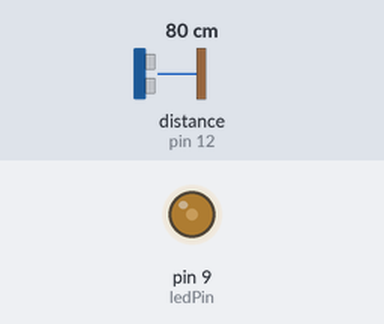
Bench run of a sketch on a simulated Arduino Uno, built with avr-gcc and run on an emulated ATmega328P. Shown: output pins drawn as LEDs (lit = HIGH). The test bench sets the inputs (shaded band); at power-on: distance to the obstacle (sensor on pin 12) 80 cm. The echo pulse lasts 58.3 µs per cm; pins used as bus, display or sensor lines are not drawn.

Above: at 1.2 s.
1.3 s: distance to the obstacle (sensor on pin 12) set to 2 cm
At 2.5 s:
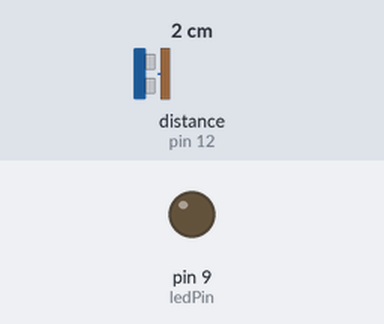
2.8 s: distance to the obstacle (sensor on pin 12) set to 6 cm
At 4.0 s:
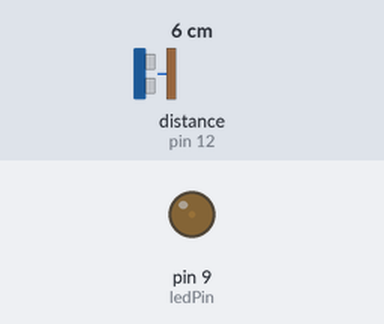
4.3 s: distance to the obstacle (sensor on pin 12) set to 250 cm
At 5.3 s:
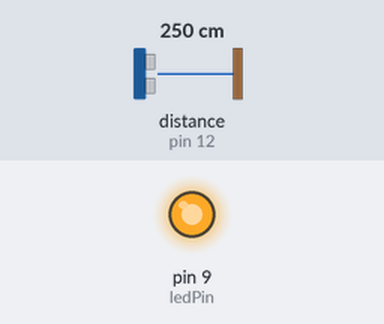
5.9 s: distance to the obstacle (sensor on pin 12) set to 4 cm
At 6.5 s:
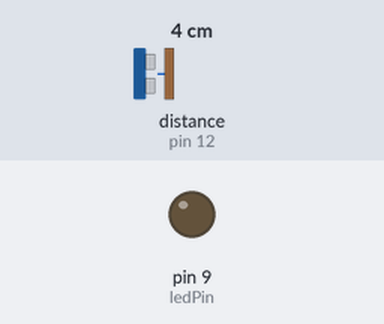
Timing chart, 0 to 8.5 s (numbered marks = the images above; inputs shaded):
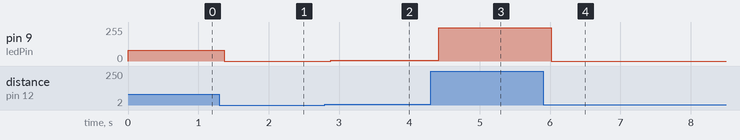

Measured:
- after the input at 1.3 s, pin 9 (ledPin): 80/255 → 0/255 after 0.07 s
- after the input at 2.8 s, pin 9 (ledPin): 0/255 → 6/255 after 0.08 s
- after the input at 4.3 s, pin 9 (ledPin): 6/255 → 251/255 after 0.11 s
- after the input at 5.9 s, pin 9 (ledPin): 251/255 → 0/255 after 0.11 s

The sketch:

lightcontrol.ino
```cpp
// Initialize variables
const int pingPin = 13;
const int echoPin = 12;
const int ledPin = 9;

// Starting Serial Terminal
void setup() {
	Serial.begin(9600);
}


// In a loop, use echoPin to recieve the time duration of a pulse and set brightness of ledPin depending on distance in centimeters
void loop() {

	long duration, cm;

	pinMode(pingPin, OUTPUT);
	digitalWrite(pingPin, LOW);
	delayMicroseconds(100);
	digitalWrite(pingPin, HIGH);
	delayMicroseconds(100);
	digitalWrite(pingPin, LOW);

	pinMode(echoPin, INPUT);

	duration = pulseIn(echoPin, HIGH);

	cm = microsecondsToCentimeters(duration);

	// If distance is higher than 4 cm and unequal to 1368 or 1367 (to avoid problems with these values), set led brightness to cm-value
	if (cm < 5) {
		analogWrite(ledPin, 0);
	} else {
		if (cm != 1368 && cm != 1367) {
			analogWrite(ledPin, cm);
		}
	}

	delay(100);
}

// Calculate distance in centimeters from time duration in microseconds
long microsecondsToCentimeters(long microseconds) {
	return microseconds / 29 / 2;
}
```
